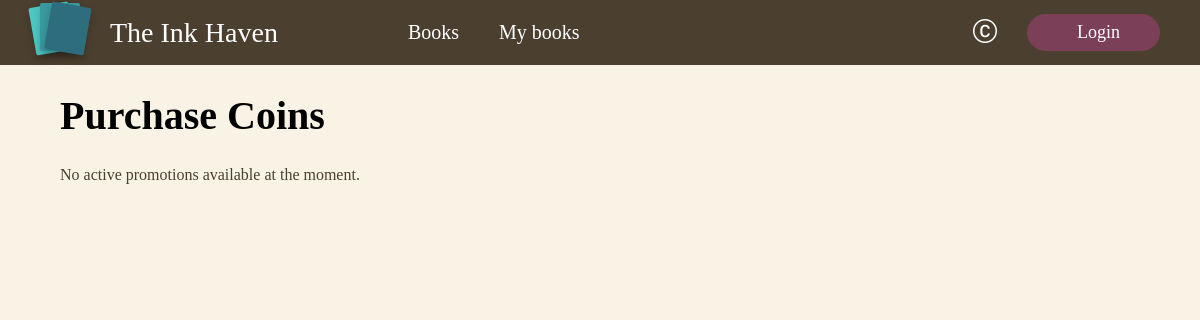
The app's page /coins/purchase, older data.
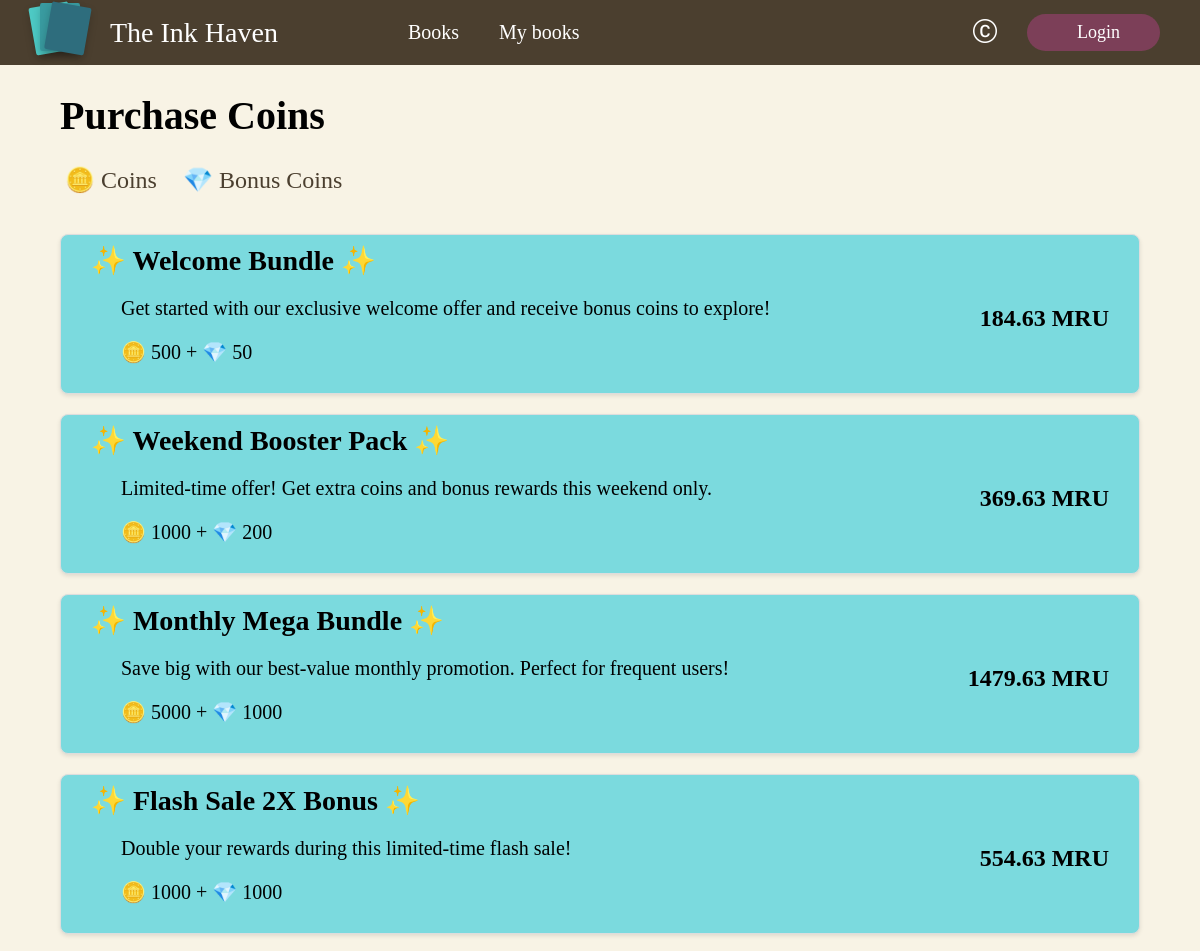
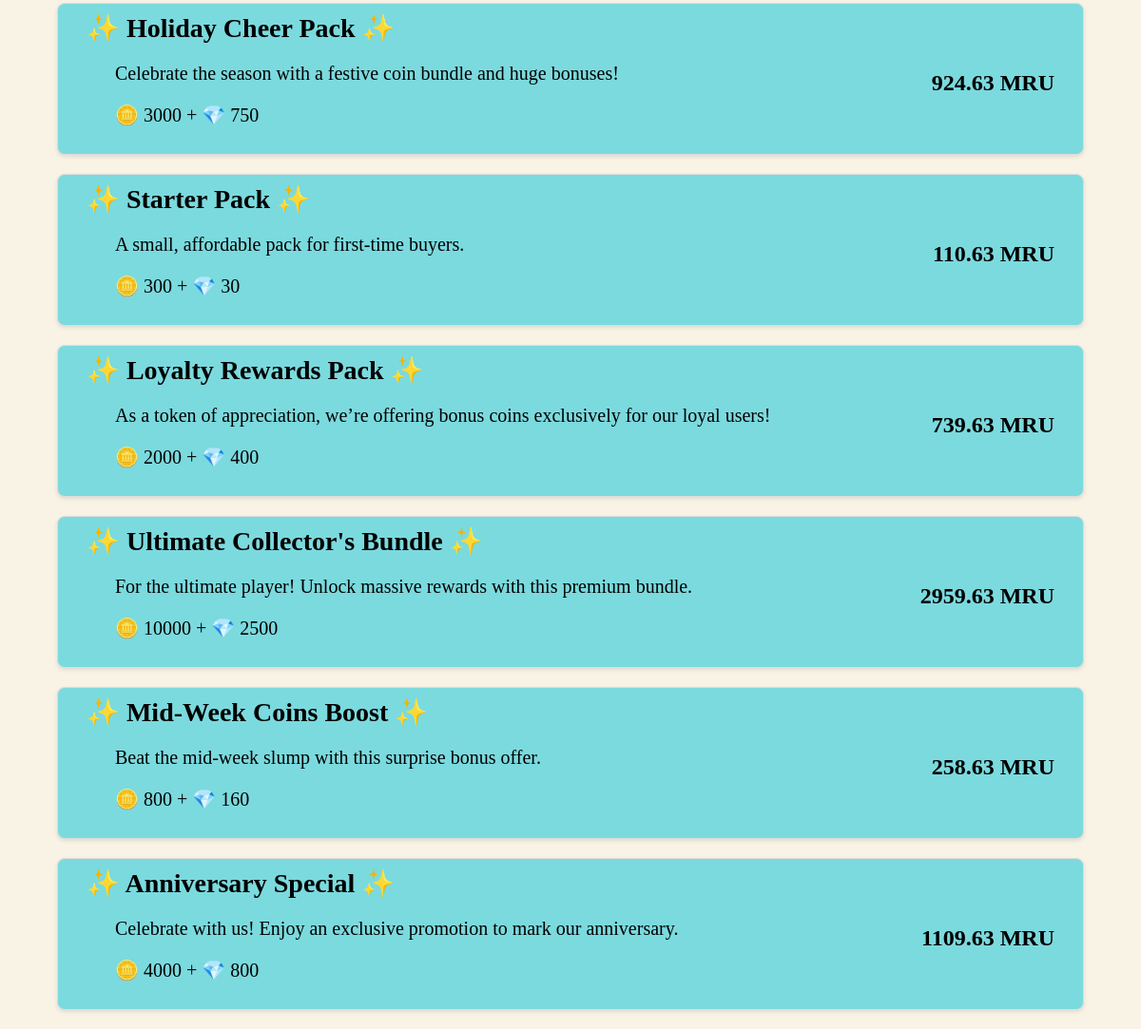
The same page, newer data (2 pictures, top to bottom).
### gestionDeBibiliotheque/models.py (models this page shows)
class CoinsPromo(models.Model):
    name = models.CharField(max_length=100, blank=True)
    description = models.TextField(blank=True, null=True)
    coins = models.PositiveIntegerField(default=0)
    bonus_coins = models.PositiveIntegerField(default=0)
    price = models.DecimalField(default=0,max_digits=10,decimal_places=2)
    is_active = models.BooleanField(default=True)

### gestionDeBibiliotheque/views.py (the view)
# urls.py: path("coins/purchase",views.CoinsPromodisplay,name="CoinsPromodisplay"),
def CoinsPromodisplay(request):
    coins_promos = CoinsPromo.objects.filter(is_active=True)
    return render(request, 'coinsPromo.html', {'coins_promos': coins_promos})

### templates/coinsPromo.html (shortened to what this page needs)
{% load static %}
<!DOCTYPE html>
<html>
<head>
    <link rel="stylesheet" href="https://cdn.jsdelivr.net/npm/bootstrap-icons@1.11.3/font/bootstrap-icons.min.css">
</head>
<body>
    <header>
        <div class="logo">
            <div class="wrapper">
                <div class="card-container">
                    <div class="card card3"></div>
                </div>
            </div>
            <p>The Ink Haven</p>
            <nav>
                <a href="{% url 'displayBooks' %}">Books</a>
                <a href="#">My books</a>
            </nav>
        </div>
        <div class="leftSideOfTheLogo">
            <a class="coinsicon" href="{% url 'CoinsPromodisplay' %}" class=""><i class="bi bi-c-circle"></i></a>
            <a href="{% url 'login' %}" class="navbtn">Login</a>
        </div>
    </header>
<div class="promo-container">
    <h1>Purchase Coins</h1>
    {% if coins_promos %}
    <div class="info-icons">
        <span>🪙 Coins</span>
        <span>💎 Bonus Coins</span>
    </div>
        {% for promo in coins_promos %}
            <div class="promo">
                <div class="promo-header">
                    <h2>✨ {{ promo.name }} ✨</h2>
                    <p>{{ promo.description }}</p>
                    <p>🪙  {{ promo.coins }} + 💎 {{ promo.bonus_coins }}</p>
                </div>
                <div class="promo-price">
                    <span class="current-price">{{ promo.price }} MRU</span>
                </div>
            </div>
            {% endfor %}
    {% else %}
        <p>No active promotions available at the moment.</p>
    {% endif %}
</div>
</body>
</html>

### templates/coinsPromo.html (style rules this page uses)
body { background-color: #F8F3E5; color: #4B3F2F; margin: 0; padding: 0; }
header { display: flex; justify-content: space-between; align-items: center; background-color: #4B3F2F; padding: 0px 40px; color: white; height:65px; }
header .logo { display: flex; align-items: center; }
header .logo .wrapper { display: flex; justify-content: center; align-items: center; width: 50px; height: 60px; }
header .logo .wrapper .card-container { position: relative; width: 100%; height: 100%; }
header .logo .wrapper .card-container .card { position: absolute; width: 80%; height: 80%; border-radius: 5%; box-shadow: 0 4px 8px rgba(0, 0, 0, 0.2); transition: transform 0.3s ease; }
header .logo .wrapper .card-container .card3 { background-color: #2e6d7d; transform: rotate(10deg) translateX(20%); z-index: 3; }
header .logo p { margin-left: 20px; text-decoration: none; color: white; font-size: 28px; }
header .logo nav { padding-left: 90px; display: flex; align-items: center; justify-content: center; }
header .logo nav a { margin-left: 30px; text-decoration: none; color: white; font-size: 20px; display: flex; align-items: center; justify-content: center; }
header .leftSideOfTheLogo { display: flex; align-items: center; justify-content: center; gap: 30px; }
header .navbtn { background-color: #7C3F58; text-decoration: none; color: white; border: none; padding: 8px 40px; border-radius: 25px; font-size: 18px; cursor: pointer; display: flex; align-items: center; justify-content: center; }
header .leftSideOfTheLogo .coinsicon { font-size: 24px; color: #fff; }
.promo-container h1 { color: #000; font-size: 40px; }
.promo-container { max-width: 90%; margin: 0 auto; }
.promo { background-color: #7BDADE; border: 1px solid #ddd; border-radius: 8px; padding: 9px 30px; margin-bottom: 20px; box-shadow: 0 2px 4px rgba(0, 0, 0, 0.1); display: flex; align-items: center; justify-content: space-between; }
.promo-header h2 { margin: 0; font-size: 28px; color: #000; }
.promo-header p { color: #000; font-size: 20px; padding-left: 30px; }
.promo-price { display: flex; align-items: baseline; justify-content: flex-end; margin-top: 10px; }
.promo-price .current-price { font-size: 24px; color: #000; font-weight: bold; }
.info-icons { font-size: 24px; margin-bottom: 10px; padding-bottom: 30px; }
.info-icons span { margin-right: 15px; }
.info-icons span:before { content: " "; margin-right: 5px; }

Row changes from the older to the newer data that the page shows:
added CoinsPromo: name "Welcome Bundle", description "Get started with our exclusive welcome offer and receive bonus coins to explore!", coins "500", bonus_coins "50", price "184.63"
added CoinsPromo: name "Weekend Booster Pack", description "Limited-time offer! Get extra coins and bonus rewards this weekend only.", coins "1000", bonus_coins "200", price "369.63"
added CoinsPromo: name "Monthly Mega Bundle", description "Save big with our best-value monthly promotion. Perfect for frequent users!", coins "5000", bonus_coins "1000", price "1479.63"
added CoinsPromo: name "Flash Sale 2X Bonus", description "Double your rewards during this limited-time flash sale!", coins "1000", bonus_coins "1000", price "554.63"
added CoinsPromo: name "Holiday Cheer Pack", description "Celebrate the season with a festive coin bundle and huge bonuses!", coins "3000", bonus_coins "750", price "924.63"
added CoinsPromo: name "Starter Pack", description "A small, affordable pack for first-time buyers.", coins "300", bonus_coins "30", price "110.63"
added CoinsPromo: name "Loyalty Rewards Pack", description "As a token of appreciation, we’re offering bonus coins exclusively for our loyal users!", coins "2000", bonus_coins "400", price "739.63"
added CoinsPromo: name "Ultimate Collector's Bundle", description "For the ultimate player! Unlock massive rewards with this premium bundle.", coins "10000", bonus_coins "2500", price "2959.63"
added CoinsPromo: name "Mid-Week Coins Boost", description "Beat the mid-week slump with this surprise bonus offer.", coins "800", bonus_coins "160", price "258.63"
added CoinsPromo: name "Anniversary Special", description "Celebrate with us! Enjoy an exclusive promotion to mark our anniversary.", coins "4000", bonus_coins "800", price "1109.63"
Text that changed along with them:
text no longer shown: "No active promotions available at the moment."
text now shown: "🪙 Coins 💎 Bonus Coins"
